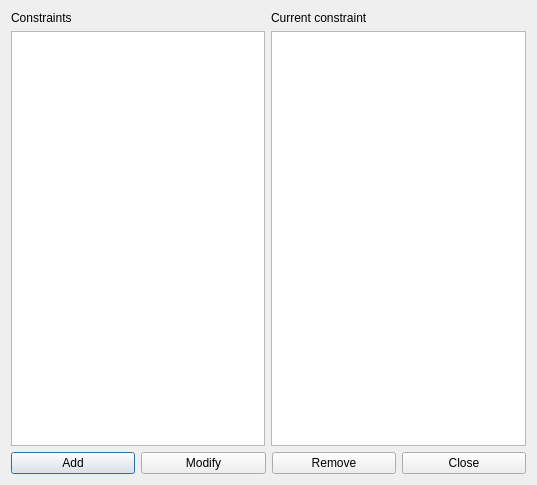
<?xml version="1.0" encoding="UTF-8"?>
<ui version="4.0">
 <class>ConstraintTeachersMaxHoursDailyForm_template</class>
 <widget class="QDialog" name="ConstraintTeachersMaxHoursDailyForm_template">
  <property name="geometry">
   <rect>
    <x>0</x>
    <y>0</y>
    <width>537</width>
    <height>485</height>
   </rect>
  </property>
  <property name="windowTitle">
   <string extracomment="This is the title of the dialog in which you see the list of all constraints of this type">Constraints teachers max hours daily</string>
  </property>
  <layout class="QGridLayout" name="gridLayout">
   <item row="0" column="0">
    <layout class="QVBoxLayout" name="verticalLayout">
     <item>
      <widget class="QLabel" name="constraintsTextLabel">
       <property name="frameShape">
        <enum>QFrame::NoFrame</enum>
       </property>
       <property name="frameShadow">
        <enum>QFrame::Plain</enum>
       </property>
       <property name="text">
        <string>Constraints</string>
       </property>
       <property name="wordWrap">
        <bool>false</bool>
       </property>
      </widget>
     </item>
     <item>
      <widget class="QListWidget" name="constraintsListWidget"/>
     </item>
    </layout>
   </item>
   <item row="0" column="1">
    <layout class="QVBoxLayout" name="verticalLayout_2">
     <item>
      <widget class="QLabel" name="currentConstraintTextLabel">
       <property name="text">
        <string>Current constraint</string>
       </property>
       <property name="wordWrap">
        <bool>false</bool>
       </property>
      </widget>
     </item>
     <item>
      <widget class="QPlainTextEdit" name="currentConstraintTextEdit"/>
     </item>
    </layout>
   </item>
   <item row="1" column="0" colspan="2">
    <layout class="QHBoxLayout" name="horizontalLayout">
     <item>
      <widget class="QPushButton" name="addConstraintPushButton">
       <property name="text">
        <string>Add</string>
       </property>
      </widget>
     </item>
     <item>
      <widget class="QPushButton" name="modifyConstraintPushButton">
       <property name="text">
        <string>Modify</string>
       </property>
      </widget>
     </item>
     <item>
      <widget class="QPushButton" name="removeConstraintPushButton">
       <property name="text">
        <string>Remove</string>
       </property>
      </widget>
     </item>
     <item>
      <widget class="QPushButton" name="closePushButton">
       <property name="text">
        <string>Close</string>
       </property>
      </widget>
     </item>
    </layout>
   </item>
  </layout>
 </widget>
 <layoutdefault spacing="6" margin="11"/>
 <resources/>
 <connections/>
</ui>
